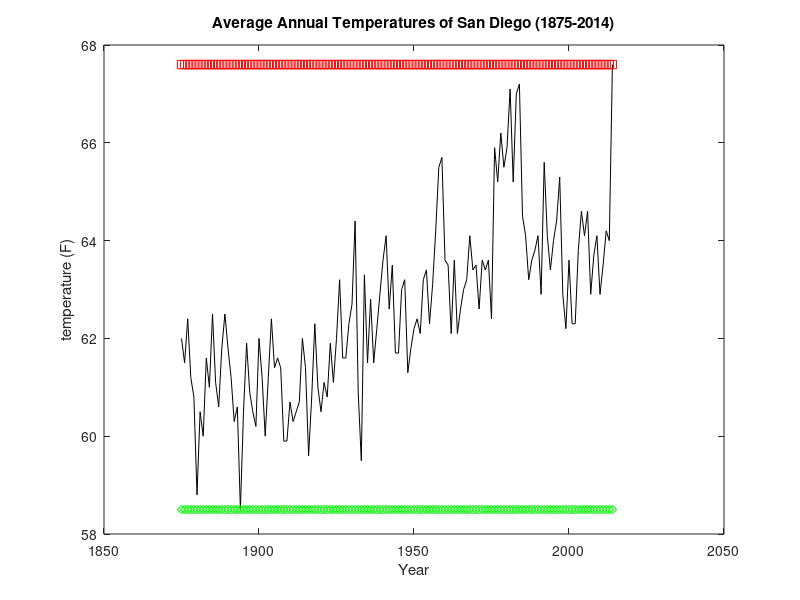
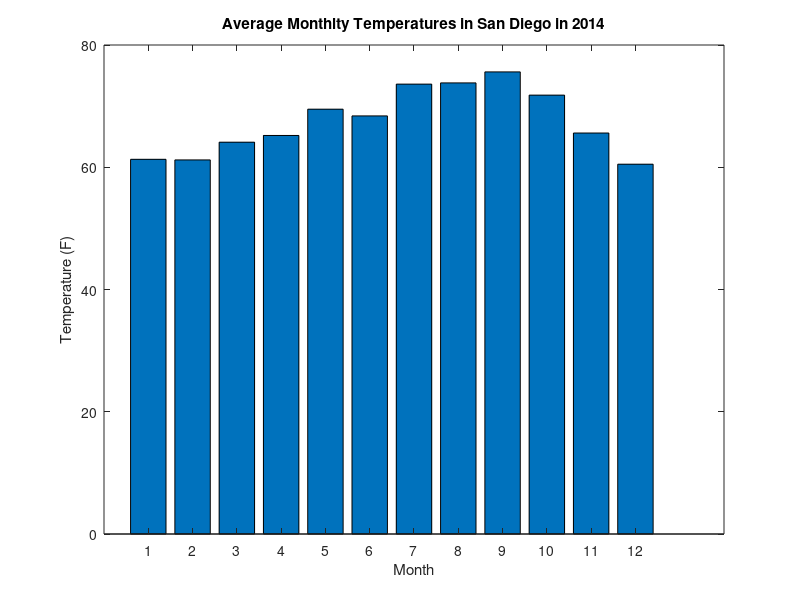

Source code (MATLAB) for these figures, in order:
clear all;
close all;
clc;
format long;
name = 'Ricci Lam';
id = 'A12992490';
hw_num = 3;
A1 = [1:2:200];
A1 = reshape(A1, 10, 10);
A2 = [2:2:200];
A2 = reshape(A2, 10, 10);
p1a = A1 == A2;
p1b = false;
p1c = isprime(A1);
p1d = find(p1c==1);
newp1c = A1;
newp1c(p1d)=0;
p1e = newp1c;
matA = eye(5);
matB = rot90(matA);
matC = matA+matB;
matC(3,3)=1;
p2a = repmat(matC,2,2);
p2b = sum(p2a(5,:));
p2c = 2*sum(diag(p2a));
p2d = sum(sum(p2a));
p2e = p2a;
new1 = find(p2a==0);
p2e(new1)=5;
p3a = clock;
p3b = sprintf('%x:%d:%i', p3a(1,2), p3a(1,3), p3a(1,1));
p3c = sprintf('%g:%d:%5.2f', p3a(1,4), p3a(1,5), p3a(1,6));
p3d = p3c(1:8);
p3e = sprintf('%s %s', p3b, p3d);
B = [exp(1/2) exp(1/4) exp(1/3);exp(1/6) exp(1) exp(1/7);exp(1) exp(1/7) exp(1/5)];
p4a =sprintf ('%6.3f \n%6.3f \n%6.3f\n', B(1,1), B(2,1), B(3,1));
p4b =sprintf ('%6.3f %6.3f %6.3f', B(1,1), B(1,2), B(1,3));
p4c = sprintf('%7.2f %7.2f %7.2f \n%7.2f %7.2f %7.2f \n%7.2f %7.2f %7.2f', B(1,1), B(1,2), B(1,3), B(2,1), B(2,2),B(2,3),B(3,1),B(3,2),B(3,3));
p4d = sprintf('%11.2f %11.2f %11.2f \n%11.2f %11.2f %11.2f \n%11.2f %11.2f %11.2f', B(1,1), B(1,2), B(1,3), B(2,1), B(2,2),B(2,3),B(3,1),B(3,2),B(3,3));
load('temperature.dat')
temp1 = temperature(:,1);
p5a = temp1';
p5b = temperature(:,14)';
avgr = mean(p5b);
temp2 = p5b;
temp2(:,:)=avgr;
p5c = temp2;
p5d = [max(p5b) min(p5b)];
p5e = [p5a(find(p5b==max(p5b))) p5a(find(p5b==min(p5b)))]; 
temp3 = temperature(:,2:13);
 
figure(1);
plot_year = [p5a];
plot_tempanav = [p5b];
plot(plot_year,plot_tempanav,'-k');
hold on
plot(plot_year, max(p5b), 'rs');
plot(plot_year, min(p5b), 'gd');
xlabel('Year'); ylabel('temperature (F)');
title('Average Annual Temperatures of San Diego (1875-2014)');
hold off;
saveas(figure(1), 'figure1.png', 'png');
p5f = 'See figure 1';

p5g = temperature(140,2:13);
p5h = (1:12);
figure(2);
bar(p5h,p5g);
xlabel('Month');ylabel('Temperature (F)');
title('Average Monthlty Temperatures in San Diego in 2014');
saveas(figure(2), 'figure2.png', 'png');
p5i = 'See figure 2';

p5j = temperature(125:140, 2:13);
save( 'temperature_2000_2014.dat', 'p5g', '-ascii');

